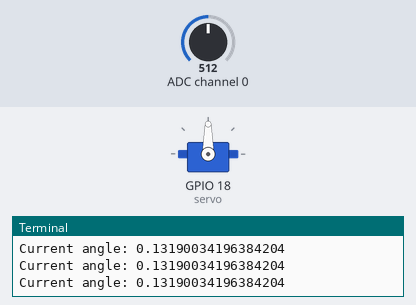
Bench run of a program on a simulated Raspberry Pi (BCM pin numbers). On the bench: servo, the last lines printed to the terminal. The test bench sets the inputs (shaded band); at power-on: ADC channel 0 = 512 (analog values on the 0–1023 scale). Servo angles are drawn from the pulse width (0.5 ms = 0°, 2.5 ms = 180°).

Above: at 1.2 s.
1.3 s: ADC channel 0 set to 716
At 1.9 s:
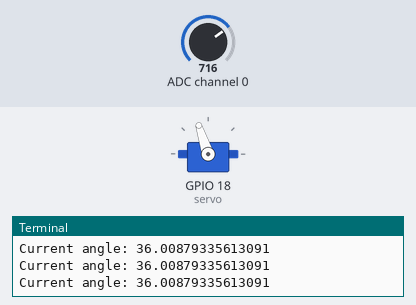
2.8 s: ADC channel 0 set to 900
At 3.3 s:
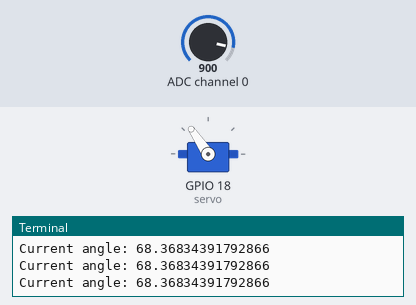
4.3 s: ADC channel 0 set to 306
At 4.7 s:
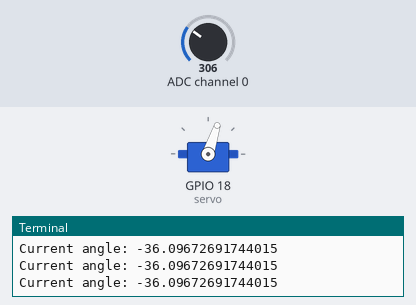
5.8 s: ADC channel 0 set to 122
At 6.2 s:
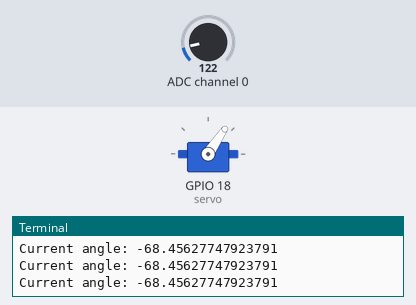
7.3 s: ADC channel 0 set to 511
At 7.6 s:
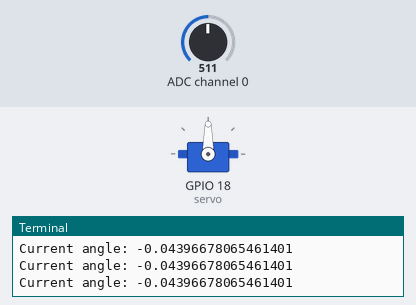
Timing chart, 0 to 9.8 s (numbered marks = the images above; inputs shaded):
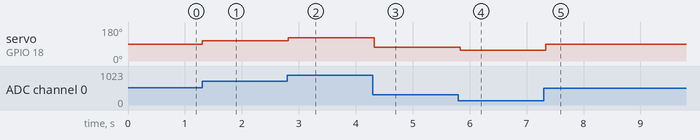

The program:

10._Servo_pot.py
```python
from gpiozero import Servo, MCP3008
from time import sleep

# Initialize the MCP3008 on channel 0
pot = MCP3008(channel=0)
# Initialize the Servo on GPIO pin 18 (make sure this is the correct pin)
servo = Servo(18)

# Function to map the potentiometer value to a servo value
def map_value(value, in_min, in_max, out_min, out_max):
    return (value - in_min) * (out_max - out_min) / (in_max - in_min) + out_min

try:
    while True:
        # Read the potentiometer value
        pot_value = pot.value
        # Map the potentiometer value to an angle between -90 and 90 degrees
        angle = map_value(pot_value, 0, 1, -90, 90)
        # Convert the angle to a servo value between -1 and 1
        servo_value = map_value(angle, -90, 90, -1, 1)
        # Set the servo to the mapped value
        servo.value = servo_value
        print("Current angle:", angle)
        sleep(0.1)
except KeyboardInterrupt:
    print("Keyboard Interrupt detected, Exiting Program")
finally:
    # Ensure the servo is detached and freed on exit
    servo.detach()
    servo.close()
```

Measured:
- after the input at 1.3 s, servo on GPIO 18 (servo): 90° → 108° at once
- after the input at 2.8 s, servo on GPIO 18 (servo): 108° → 124° at once
- after the input at 4.3 s, servo on GPIO 18 (servo): 124° → 72° at once
- after the input at 5.8 s, servo on GPIO 18 (servo): 72° → 56° at once
- after the input at 7.3 s, servo on GPIO 18 (servo): 56° → 90° at once
